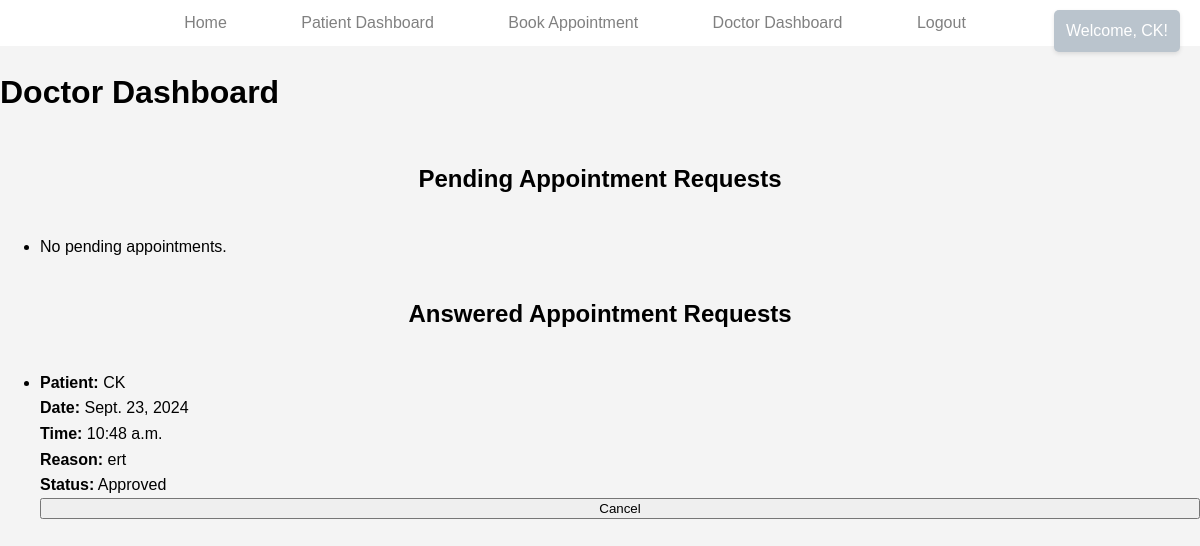
Before: /bookings/doctor_dashboard/ (signed in) with the older database file.
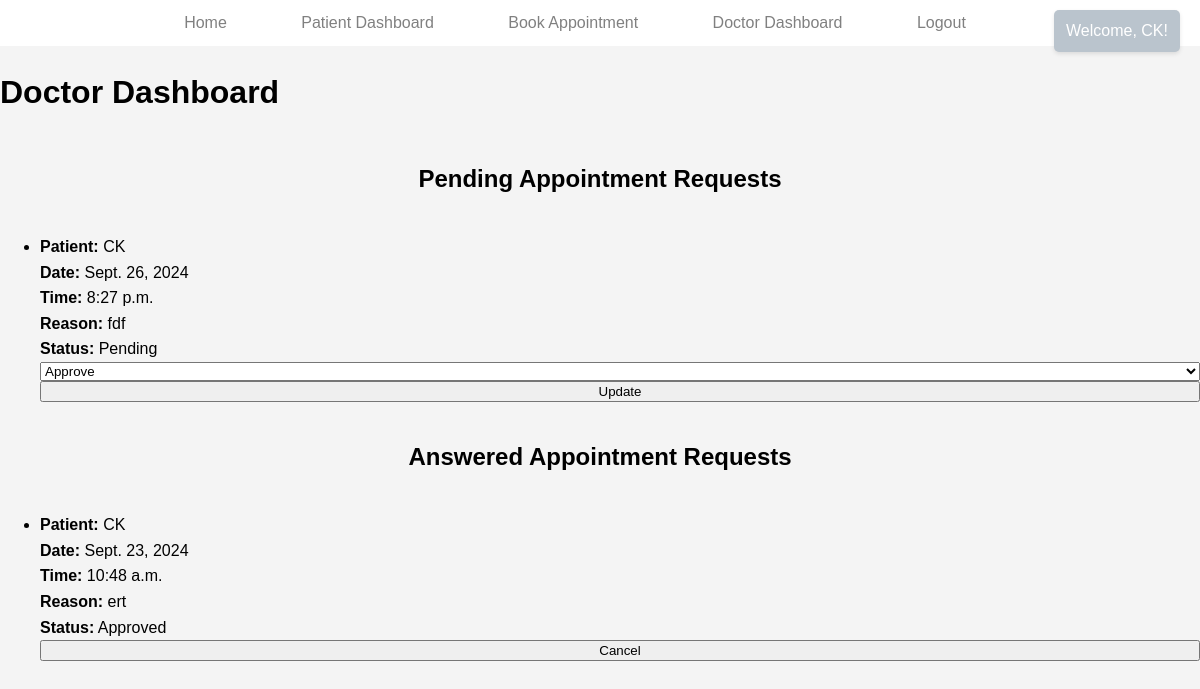
After: the same page with the newer database file.
### bookings/models.py (models this page shows, shortened)
class Appointment(models.Model):
    STATUS_CHOICES = [
        ('pending', 'Pending'),
        ('approved', 'Approved'),
        ('rejected', 'Rejected'),
        ('canceled', 'Canceled'),
    ]
    patient = models.ForeignKey(Patient, on_delete=models.CASCADE)
    doctor = models.ForeignKey(Doctor, on_delete=models.CASCADE)
    date = models.DateField()
    time = models.TimeField()
    reason = models.TextField()
    status = models.CharField(max_length=10, choices=STATUS_CHOICES, default='pending')

class Patient(models.Model):
    SEX_CHOICES = [
        ('M', 'Male'),
        ('F', 'Female'),
        ('O', 'Other'),
    ]
    user = models.OneToOneField(User, on_delete=models.CASCADE)
    phone = models.CharField(max_length=15)
    address = models.CharField(max_length=255)
    sex = models.CharField(max_length=1, choices=SEX_CHOICES)

### bookings/views.py (the view, shortened to what this page needs)
# urls.py: path('doctor_dashboard/', views.doctor_dashboard, name='doctor_dashboard'),
@login_required
def doctor_dashboard(request):
    try:
        doctor = request.user.doctor
        pending_appointments = Appointment.objects.filter(doctor=doctor, status='pending')
        answered_appointments = Appointment.objects.filter(doctor=doctor).exclude(status='pending')
    except ObjectDoesNotExist:
        doctor = None
        pending_appointments = []
        answered_appointments = []
    return render(request, 'doctor_dashboard.html', {
        'doctor': doctor,
        'pending_appointments': pending_appointments,
        'answered_appointments': answered_appointments,
    })

### bookings/context_processors.py (called while the page is built)
def user_roles(request):
    if request.user.is_authenticated:
        is_patient = Patient.objects.filter(user=request.user).exists()
        is_doctor = Doctor.objects.filter(user=request.user).exists()
        return {
            'is_patient': is_patient,
            'is_doctor': is_doctor,
        }
    return {}

### bookings/templates/doctor_dashboard.html (shortened to what this page needs)
{% load static %}
<!DOCTYPE html>
<html lang="en">
<head>
    <link rel="stylesheet" type="text/css" href="{% static 'css/styles.css' %}">
</head>
<body>
    <header>
        <nav>
            <ul>
                <li><a href="{% url 'index' %}">Home</a></li>
                {% if user.is_authenticated %}
                    <div class="notification">Welcome, {{ user.username }}!</div>
                    {% if user.patient %}
                        <li><a href="{% url 'patient_detail' %}">Patient Dashboard</a></li>
                        <li><a href="{% url 'book_appointment' %}">Book Appointment</a></li>
                    {% endif %}
                    {% if user.doctor %}
                        <li><a href="{% url 'doctor_dashboard' %}">Doctor Dashboard</a></li>
                    {% endif %}
                    <li><a href="{% url 'logout' %}">Logout</a></li>
                {% else %}
                    <li><a href="{% url 'login' %}">Login</a></li>
                    <li><a href="{% url 'register_patient' %}">Register</a></li>
                {% endif %}
            </ul>
        </nav>
    </header>
    <h1>Doctor Dashboard</h1>
    <h2>Pending Appointment Requests</h2>
    <ul>
        {% if pending_appointments %}
            {% for appointment in pending_appointments %}
                <li>
                    <strong>Patient:</strong> {{ appointment.patient.user.username }}<br>
                    <strong>Date:</strong> {{ appointment.date }}<br>
                    <strong>Time:</strong> {{ appointment.time }}<br>
                    <strong>Reason:</strong> {{ appointment.reason }}<br>
                    <strong>Status:</strong> {{ appointment.get_status_display }}<br>
                    <form method="post" action="">
                        <select name="status" required>
                            <option value="approved">Approve</option>
                        </select>
                        <button type="submit">Update</button>
                    </form>
                </li>
            {% endfor %}
        {% else %}
            <li>No pending appointments.</li>
        {% endif %}
    </ul>
    <h2>Answered Appointment Requests</h2>
    <ul>
        {% if answered_appointments %}
            {% for appointment in answered_appointments %}
                <li>
                    <strong>Patient:</strong> {{ appointment.patient.user.username }}<br>
                    <strong>Date:</strong> {{ appointment.date }}<br>
                    <strong>Time:</strong> {{ appointment.time }}<br>
                    <strong>Reason:</strong> {{ appointment.reason }}<br>
                    <strong>Status:</strong> {{ appointment.get_status_display }}<br>
                    <form method="post" action="">
                        <button type="submit">Cancel</button>
                    </form>
                </li>
            {% endfor %}
        {% else %}
            <li>No answered appointments.</li>
        {% endif %}
    </ul>
</body>
</html>

### static/css/styles.css (style rules this page uses)
html, body { height: 100%; margin: 0; padding: 0; font-family: Arial, sans-serif; line-height: 1.6; background-color: #f4f4f4; display: flex; flex-direction: column; }
header { background-color: #fff; color: #fff; padding: 10px 0; }
header nav { background-color: white; }
header nav ul { list-style-type: none; padding: 0; margin: 0; text-align: center; }
header nav ul li { display: inline-block; margin-right: 50px; }
header nav ul li a { color: grey; text-decoration: none; padding: 5px 10px; }
h2 { text-align: center; margin-bottom: 20px; }
form { display: flex; flex-direction: column; }
.notification { position: absolute; top: 10px; right: 20px; color: white; background-color: #bac4cd; padding: 8px 12px; border-radius: 5px; font-weight: normal; box-shadow: 0 2px 4px rgba(0, 0, 0, 0.1); font-family: inherit; }

Changed rows visible on the page:
added Appointment: patient.user.username "CK", date "Sept. 26, 2024", time "8:27 p.m.", reason "fdf", status "Pending", shown under "Pending Appointment Requests"
Other visible differences:
text no longer shown: "No pending appointments."
